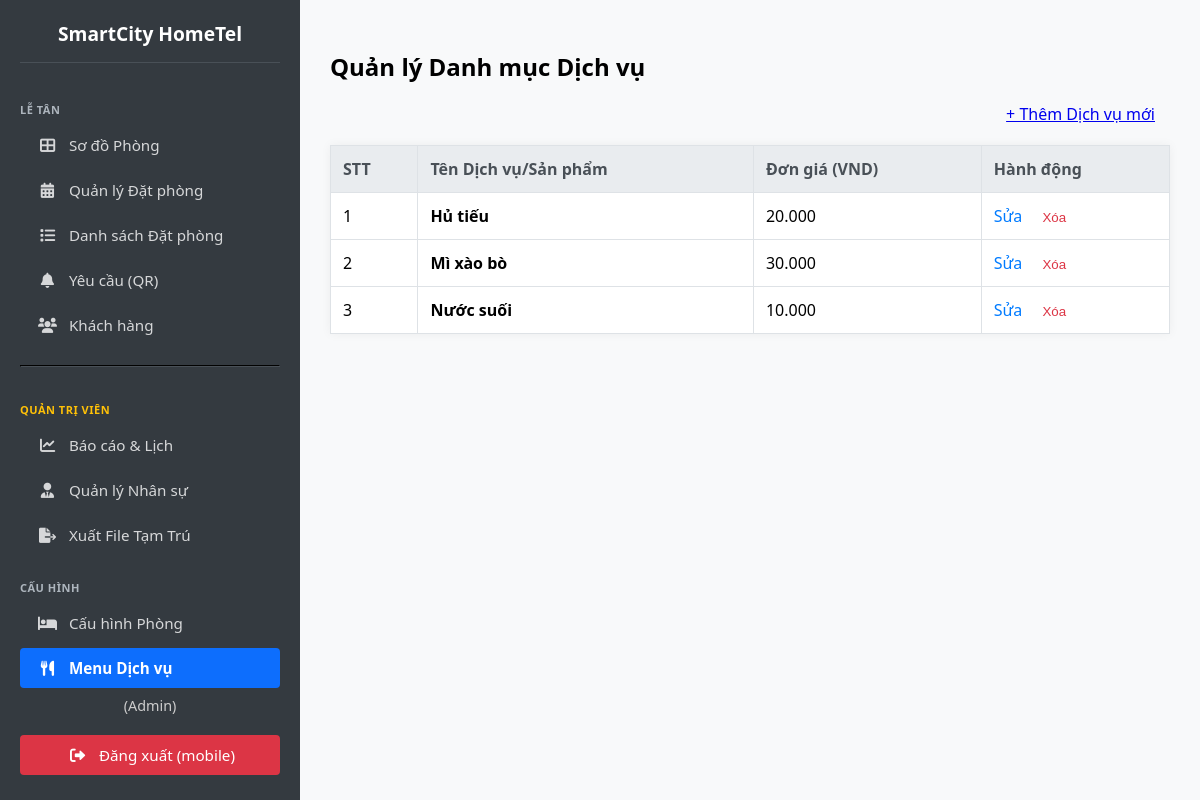
The page /services/inventory/ (signed in) on the database as committed earlier.
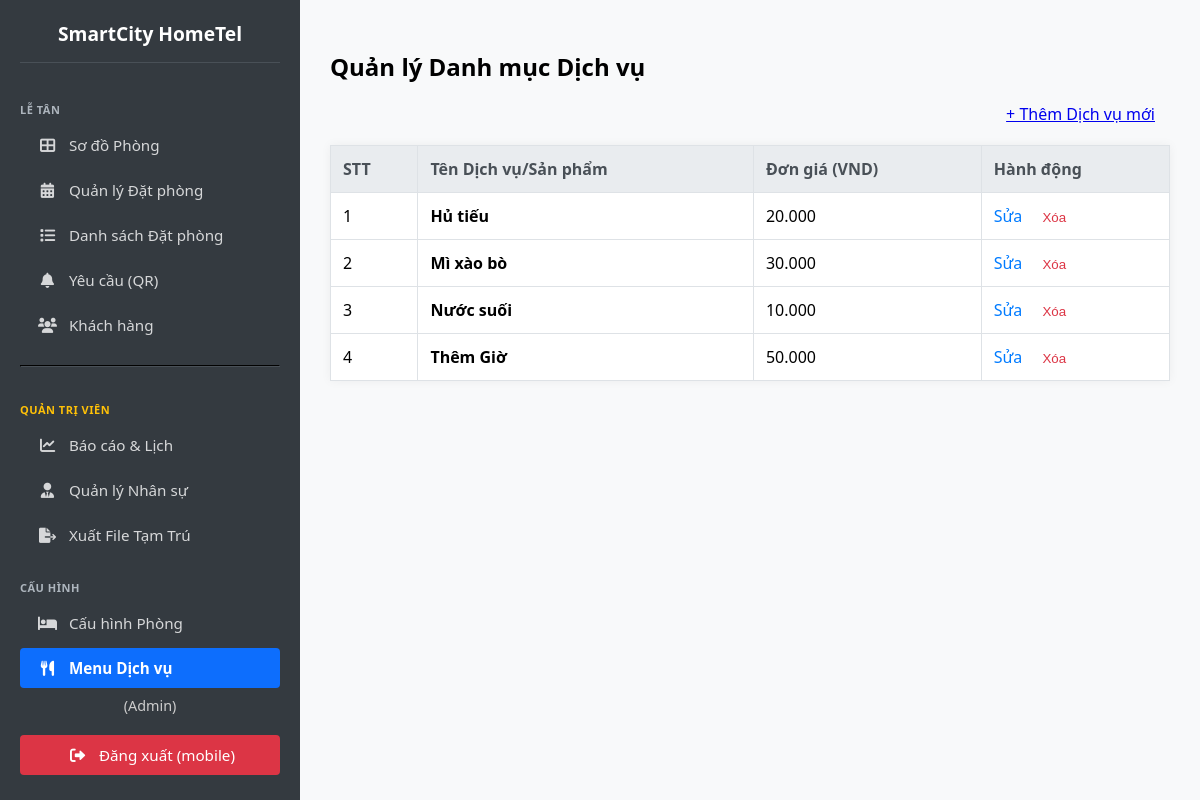
The same page on the database as committed later.
### pms/models.py (models this page shows, shortened)
class ServiceItem(models.Model):
    item_name = models.CharField(max_length=100, unique=True, verbose_name="Tên Dịch vụ")
    price = models.DecimalField(max_digits=10, decimal_places=0, verbose_name="Đơn giá hiện tại")
    class Meta: verbose_name = "7. Danh mục Dịch vụ"; verbose_name_plural = "7. Quản lý Danh mục Dịch vụ"

### pms/views.py (the view)
# urls.py: path('services/inventory/', views.manage_service_inventory, name='manage-service-inventory'),
@login_required
def manage_service_inventory(request):
    service_items = ServiceItem.objects.all().order_by('item_name')
    context = {'page_title': 'Quản lý Danh mục Dịch vụ', 'service_items': service_items}
    return render(request, 'pms/service_inventory_management.html', context)

### pms/templates/pms/service_inventory_management.html (shortened to what this page needs)
{% extends 'pms/base.html' %}
{% load humanize %} {% block title %}{{ page_title }}{% endblock %}
{% block content %}
  <h2>{{ page_title }}</h2>
  <div class="header-actions">
    <a href="{% url 'service-item-create' %}" class="btn-action btn-green" style="padding: 10px 15px;">+ Thêm Dịch vụ mới</a>
  </div>
  <table>
    <thead>
      <tr>
        <th>STT</th>
        <th>Tên Dịch vụ/Sản phẩm</th>
        <th>Đơn giá (VND)</th>
        <th>Hành động</th>
      </tr>
    </thead>
    <tbody>
      {% for item in service_items %}
      <tr>
        <td>{{ forloop.counter }}</td>
        <td><strong>{{ item.item_name }}</strong></td>
        <td>{{ item.price|intcomma }}</td>
        <td class="actions">
          <a href="{% url 'service-item-edit' item.id %}">Sửa</a>
          <form action="{% url 'service-item-delete' item.id %}" method="POST" style="display: inline;" onsubmit="return confirm('Bạn có chắc muốn xóa dịch vụ này?');">
            <button type="submit" class="delete">Xóa</button>
          </form>
        </td>
      </tr>
      {% empty %}
      <tr>
        <td colspan="4">Chưa có danh mục dịch vụ nào được tạo.</td>
      </tr>
      {% endfor %}
    </tbody>
  </table>
{% endblock %}

Rows that differ between the two databases and show on the page:
added ServiceItem: item_name "Thêm Giờ", price "50.000"
